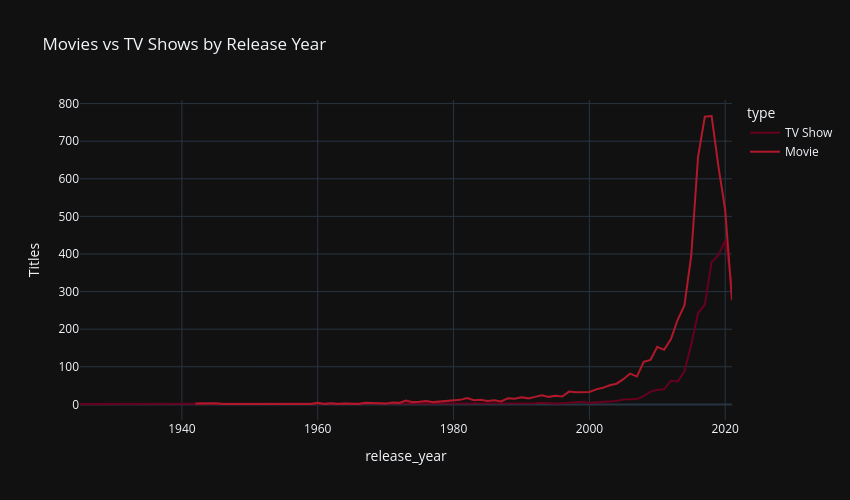

The notebook cell saved with this chart:
### Markdown cell above
### Movies vs TV Shows by Release Year
Compare the historical release-year trends of Movies and TV Shows.

### Code cell
year_type = df.groupby(["release_year", "type"]).size().reset_index(name="Titles")

fig = px.line(
    year_type, x="release_year", y="Titles", color="type",
    color_discrete_sequence=px.colors.sequential.RdBu,
    template="plotly_dark", height=500, width=850,
    title="Movies vs TV Shows by Release Year"
)

fig.write_html("../outputs/release_trends_by_type.html")
fig.show()

### Figure 1 — Plotly figure (JSON) as saved in the notebook; plotly's stock layout.template omitted (floating-point values rounded to 4 significant figures)
{"data": [{"hovertemplate": "type=TV Show<br>release_year=%{x}<br>Titles=%{y}<extra></extra>", "legendgroup": "TV Show", "line": {"color": "rgb(103,0,31)", "dash": "solid"}, "marker": {"symbol": "circle"}, "mode": "lines", "name": "TV Show", "orientation": "v", "showlegend": true, "type": "scatter", "x": [1925, 1945, 1946, 1963, 1967, 1972, 1974, 1977, 1979, 1981, 1985, 1986, 1988, 1989, 1990, 1991, 1992, 1993, 1994, 1995, 1996, 1997, 1998, 1999, 2000, 2001, 2002, 2003, 2004, 2005, 2006, 2007, 2008, 2009, 2010, 2011, 2012, 2013, 2014, 2015, 2016, 2017, 2018, 2019, 2020, 2021], "xaxis": "x", "y": [1, 1, 1, 1, 1, 1, 1, 1, 1, 1, 1, 2, 2, 1, 3, 1, 3, 4, 2, 2, 3, 4, 4, 7, 4, 5, 7, 8, 9, 13, 14, 14, 22, 34, 39, 40, 63, 61, 88, 159, 243, 265, 379, 397, 436, 315], "yaxis": "y"}, {"hovertemplate": "type=Movie<br>release_year=%{x}<br>Titles=%{y}<extra></extra>", "legendgroup": "Movie", "line": {"color": "rgb(178,24,43)", "dash": "solid"}, "marker": {"symbol": "circle"}, "mode": "lines", "name": "Movie", "orientation": "v", "showlegend": true, "type": "scatter", "x": [1942, 1943, 1944, 1945, 1946, 1947, 1954, 1955, 1956, 1958, 1959, 1960, 1961, 1962, 1963, 1964, 1965, 1966, 1967, 1968, 1969, 1970, 1971, 1972, 1973, 1974, 1975, 1976, 1977, 1978, 1979, 1980, 1981, 1982, 1983, 1984, 1985, 1986, 1987, 1988, 1989, 1990, 1991, 1992, 1993, 1994, 1995, 1996, 1997, 1998, 1999, 2000, 2001, 2002, 2003, 2004, 2005, 2006, 2007, 2008, 2009, 2010, 2011, 2012, 2013, 2014, 2015, 2016, 2017, 2018, 2019, 2020, 2021], "xaxis": "x", "y": [2, 3, 3, 3, 1, 1, 2, 3, 2, 3, 1, 4, 1, 3, 1, 2, 2, 1, 4, 3, 2, 2, 5, 4, 10, 6, 7, 9, 6, 7, 10, 11, 12, 17, 11, 12, 9, 11, 8, 16, 15, 19, 16, 20, 24, 20, 23, 21, 34, 32, 32, 33, 40, 44, 51, 55, 67, 82, 74, 113, 118, 153, 145, 173, 225, 264, 396, 658, 765, 767, 633, 517, 277], "yaxis": "y"}], "layout": {"height": 500, "legend": {"title": {"text": "type"}, "tracegroupgap": 0}, "title": {"text": "Movies vs TV Shows by Release Year"}, "width": 850, "xaxis": {"anchor": "y", "domain": [0, 1], "title": {"text": "release_year"}}, "yaxis": {"anchor": "x", "domain": [0, 1], "title": {"text": "Titles"}}}}
